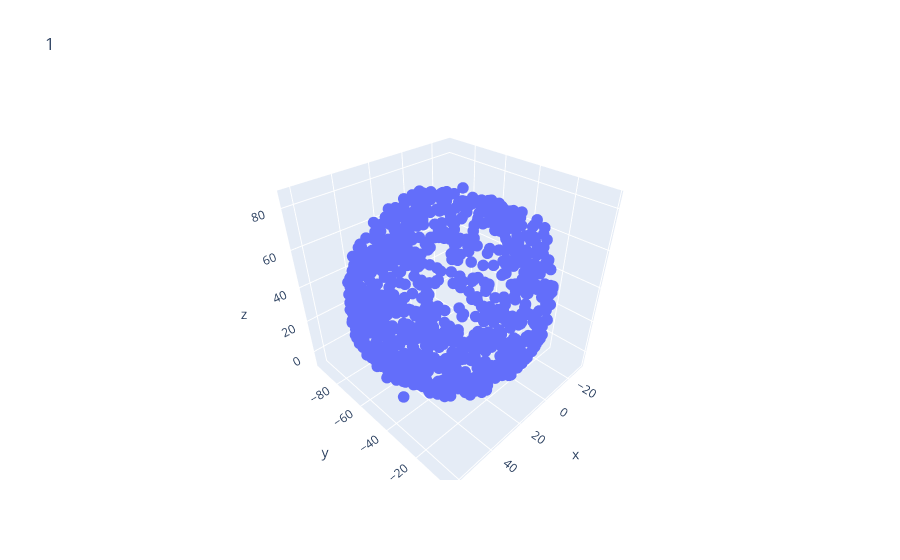

Source (notebook cell):
### Code cell
fig = px.scatter_3d(df, x='x', y='y', z='z',title="1")               
fig.update_traces(marker_size = 4)
fig.show()

### Figure 1 — Plotly figure (JSON) as saved in the notebook; plotly's stock layout.template omitted (floating-point values rounded to 4 significant figures; data arrays with more than 128 entries replaced by an {"elided": "..."} marker saying what was removed)
{"data": [{"hovertemplate": "x=%{x}<br>y=%{y}<br>z=%{z}<extra></extra>", "legendgroup": "", "marker": {"color": "#636efa", "size": 4, "symbol": "circle"}, "mode": "markers", "name": "", "scene": "scene", "showlegend": false, "type": "scatter3d", "x": {"elided": "972 float values"}, "y": {"elided": "972 float values"}, "z": {"elided": "972 float values"}}], "layout": {"legend": {"tracegroupgap": 0}, "scene": {"domain": {"x": [0, 1], "y": [0, 1]}, "xaxis": {"title": {"text": "x"}}, "yaxis": {"title": {"text": "y"}}, "zaxis": {"title": {"text": "z"}}}, "title": {"text": "1"}}}
